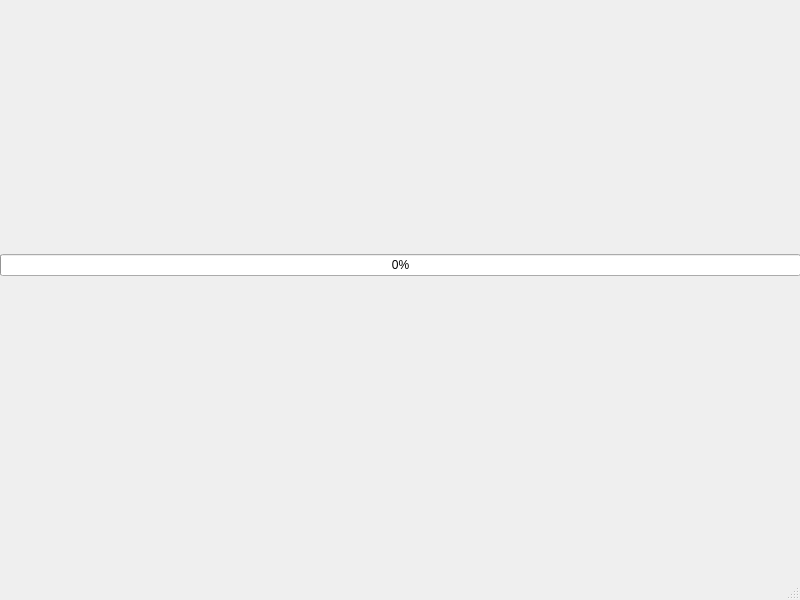
<?xml version="1.0" encoding="UTF-8"?>
<ui version="4.0">
 <class>ProgressBar</class>
 <widget class="QMainWindow" name="ProgressBar">
  <property name="geometry">
   <rect>
    <x>0</x>
    <y>0</y>
    <width>800</width>
    <height>600</height>
   </rect>
  </property>
  <property name="windowTitle">
   <string>ProgressBar</string>
  </property>
  <widget class="QWidget" name="centralwidget">
   <widget class="QWidget" name="gridLayoutWidget">
    <property name="geometry">
     <rect>
      <x>0</x>
      <y>90</y>
      <width>801</width>
      <height>351</height>
     </rect>
    </property>
    <layout class="QGridLayout" name="gridLayout">
     <item row="0" column="0">
      <widget class="QProgressBar" name="progressBar">
       <property name="value">
        <number>0</number>
       </property>
       <property name="alignment">
        <set>Qt::AlignCenter</set>
       </property>
      </widget>
     </item>
    </layout>
   </widget>
  </widget>
  <widget class="QMenuBar" name="menubar">
   <property name="geometry">
    <rect>
     <x>0</x>
     <y>0</y>
     <width>800</width>
     <height>22</height>
    </rect>
   </property>
  </widget>
  <widget class="QStatusBar" name="statusbar"/>
 </widget>
 <resources/>
 <connections/>
</ui>
